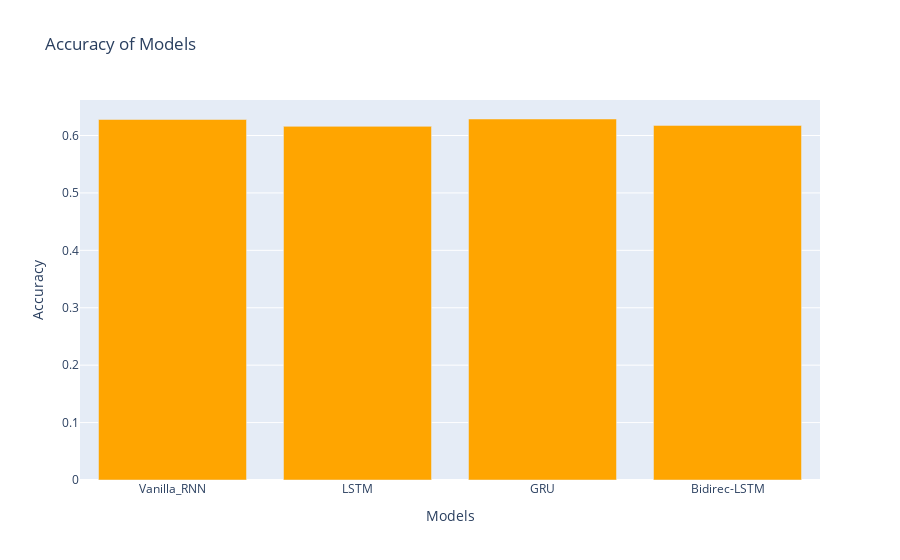

This figure's notebook cell:
### Code cell
x_labels=[van_acc,Lstm_acc,gru_acc,bid_acc]
y_labels=["Vanilla_RNN","LSTM","GRU","Bidirec-LSTM"]
colors=['red','green','blue']
import plotly.graph_objects as go
fig = go.Figure(data=[go.Bar(x=y_labels, y=x_labels,marker_color="orange")])
fig.update_layout(
    title="Accuracy of Models",
    xaxis_title="Models",
    yaxis_title="Accuracy"
)

fig.show()

### Figure 1 — Plotly figure (JSON) as saved in the notebook; plotly's stock layout.template omitted (floating-point values rounded to 4 significant figures)
{"data": [{"marker": {"color": "orange"}, "type": "bar", "x": ["Vanilla_RNN", "LSTM", "GRU", "Bidirec-LSTM"], "y": [0.6279, 0.6159, 0.6287, 0.6176]}], "layout": {"title": {"text": "Accuracy of Models"}, "xaxis": {"title": {"text": "Models"}}, "yaxis": {"title": {"text": "Accuracy"}}}}
